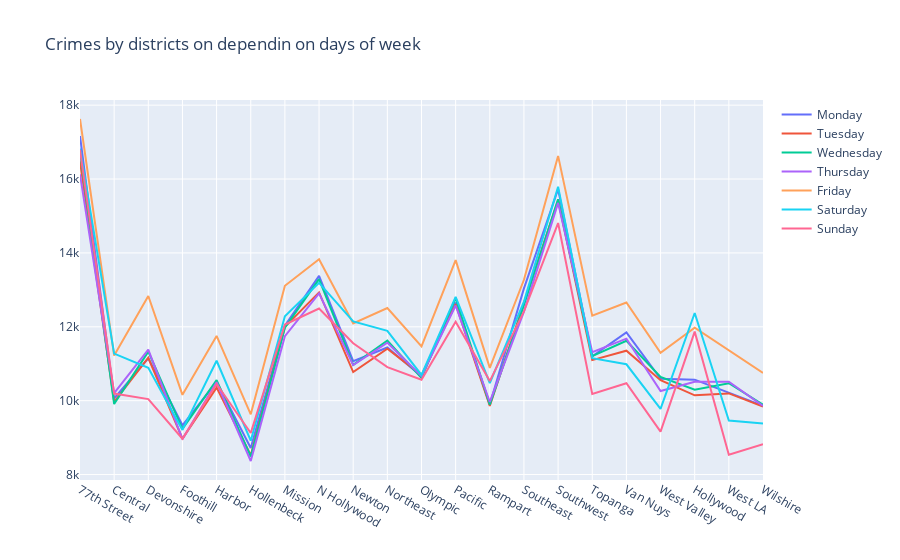

Source (notebook cell):
### Markdown cell above
**5.2. Сравнение количества преступлений по дням недели и районам: построить линейный график для всех районов сразу.**

### Code cell
traces_5_2 = []
for i in df_task2.columns:
    traces_5_2.append(go.Scatter(x=df_task2.index, y=df_task2[i], name=i))
    
layout_5_2 = {'title': 'Crimes by districts on dependin on days of week'}

fig_5_2 = go.Figure(data=traces_5_2, layout=layout_5_2)

iplot(fig_5_2, show_link=False)

### Figure 1 — Plotly figure (JSON) as saved in the notebook; plotly's stock layout.template omitted (floating-point values rounded to 4 significant figures)
{"data": [{"name": "Monday", "type": "scatter", "x": ["77th Street", "Central", "Devonshire", "Foothill", "Harbor", "Hollenbeck", "Mission", "N Hollywood", "Newton", "Northeast", "Olympic", "Pacific", "Rampart", "Southeast", "Southwest", "Topanga", "Van Nuys", "West Valley", "Hollywood", "West LA", "Wilshire"], "y": [17163, 10060, 11149, 9333, 10509, 8718, 12031, 13377, 11069, 11440, 10655, 12659, 9894, 13040, 15724, 11201, 11847, 10594, 10568, 10204, 9859]}, {"name": "Tuesday", "type": "scatter", "x": ["77th Street", "Central", "Devonshire", "Foothill", "Harbor", "Hollenbeck", "Mission", "N Hollywood", "Newton", "Northeast", "Olympic", "Pacific", "Rampart", "Southeast", "Southwest", "Topanga", "Van Nuys", "West Valley", "Hollywood", "West LA", "Wilshire"], "y": [16480, 9965, 11162, 8969, 10354, 8525, 11998, 12931, 10774, 11409, 10693, 12609, 9859, 12655, 15428, 11098, 11352, 10555, 10145, 10196, 9841]}, {"name": "Wednesday", "type": "scatter", "x": ["77th Street", "Central", "Devonshire", "Foothill", "Harbor", "Hollenbeck", "Mission", "N Hollywood", "Newton", "Northeast", "Olympic", "Pacific", "Rampart", "Southeast", "Southwest", "Topanga", "Van Nuys", "West Valley", "Hollywood", "West LA", "Wilshire"], "y": [16749, 9908, 11327, 9236, 10555, 8489, 11976, 13289, 10969, 11628, 10619, 12779, 9891, 12583, 15453, 11208, 11623, 10645, 10295, 10473, 9890]}, {"name": "Thursday", "type": "scatter", "x": ["77th Street", "Central", "Devonshire", "Foothill", "Harbor", "Hollenbeck", "Mission", "N Hollywood", "Newton", "Northeast", "Olympic", "Pacific", "Rampart", "Southeast", "Southwest", "Topanga", "Van Nuys", "West Valley", "Hollywood", "West LA", "Wilshire"], "y": [16127, 10205, 11383, 8959, 10499, 8367, 11745, 12903, 10964, 11570, 10667, 12576, 9965, 12412, 15354, 11313, 11680, 10261, 10514, 10512, 9858]}, {"name": "Friday", "type": "scatter", "x": ["77th Street", "Central", "Devonshire", "Foothill", "Harbor", "Hollenbeck", "Mission", "N Hollywood", "Newton", "Northeast", "Olympic", "Pacific", "Rampart", "Southeast", "Southwest", "Topanga", "Van Nuys", "West Valley", "Hollywood", "West LA", "Wilshire"], "y": [17625, 11220, 12834, 10158, 11753, 9630, 13110, 13829, 12089, 12508, 11472, 13804, 10888, 13272, 16626, 12300, 12658, 11293, 11975, 11359, 10751]}, {"name": "Saturday", "type": "scatter", "x": ["77th Street", "Central", "Devonshire", "Foothill", "Harbor", "Hollenbeck", "Mission", "N Hollywood", "Newton", "Northeast", "Olympic", "Pacific", "Rampart", "Southeast", "Southwest", "Topanga", "Van Nuys", "West Valley", "Hollywood", "West LA", "Wilshire"], "y": [16825, 11275, 10891, 9208, 11081, 8917, 12287, 13189, 12144, 11892, 10696, 12812, 10477, 12683, 15791, 11150, 10985, 9778, 12373, 9465, 9383]}, {"name": "Sunday", "type": "scatter", "x": ["77th Street", "Central", "Devonshire", "Foothill", "Harbor", "Hollenbeck", "Mission", "N Hollywood", "Newton", "Northeast", "Olympic", "Pacific", "Rampart", "Southeast", "Southwest", "Topanga", "Van Nuys", "West Valley", "Hollywood", "West LA", "Wilshire"], "y": [16791, 10192, 10043, 8969, 10452, 9125, 12060, 12493, 11556, 10908, 10566, 12136, 10530, 12416, 14809, 10184, 10473, 9163, 11869, 8535, 8819]}], "layout": {"title": {"text": "Crimes by districts on dependin on days of week"}}}
